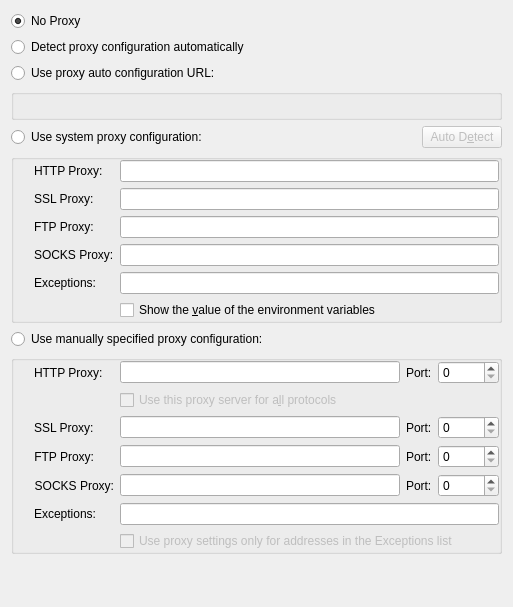
 <widget class="QWidget" name="ProxyDialogUI">
  <property name="geometry">
   <rect>
    <x>0</x>
    <y>0</y>
    <width>513</width>
    <height>567</height>
   </rect>
  </property>
  <property name="whatsThis">
   <string>&lt;qt&gt;
Setup proxy configuration.
&lt;p&gt;
A proxy server is an intermediate machine that sits between your computer and the Internet and provides services such as web page caching and filtering. Caching proxy servers give you faster access to web sites you have already visited by locally storing or caching those pages; filtering proxy servers usually provide the ability to block out requests for ads, spam, or anything else you want to block.
&lt;p&gt;
If you are uncertain whether or not you need to use a proxy server to connect to the Internet, consult your Internet service provider's setup guide or your system administrator.
&lt;/qt&gt;</string>
  </property>
  <layout class="QGridLayout" name="gridLayout">
   <item row="0" column="0">
    <widget class="QRadioButton" name="noProxyRadioButton">
     <property name="whatsThis">
      <string>Connect to the Internet directly.</string>
     </property>
     <property name="text">
      <string>No Proxy</string>
     </property>
     <property name="checked">
      <bool>true</bool>
     </property>
    </widget>
   </item>
   <item row="1" column="0" colspan="2">
    <widget class="QRadioButton" name="autoDiscoverProxyRadioButton">
     <property name="enabled">
      <bool>true</bool>
     </property>
     <property name="whatsThis">
      <string>&lt;qt&gt;
Automatically detect and configure the proxy settings.&lt;p&gt;
Automatic detection is performed using the &lt;b&gt;Web Proxy Auto-Discovery Protocol (WPAD)&lt;/b&gt;.&lt;p&gt;
&lt;b&gt;NOTE:&lt;/b&gt; This option might not work properly or not work at all in some UNIX/Linux distributions. If you encounter a problem when using this option, please check the FAQ section at http://konqueror.kde.org.
&lt;/qt&gt;</string>
     </property>
     <property name="text">
      <string>Detect proxy configuration automatically</string>
     </property>
    </widget>
   </item>
   <item row="2" column="0" colspan="2">
    <widget class="QRadioButton" name="autoScriptProxyRadioButton">
     <property name="enabled">
      <bool>true</bool>
     </property>
     <property name="whatsThis">
      <string>Use the specified proxy script to configure the proxy settings.</string>
     </property>
     <property name="text">
      <string>Use proxy auto configuration URL:</string>
     </property>
    </widget>
   </item>
   <item row="3" column="0" colspan="4">
    <widget class="QGroupBox" name="proxyConfigScriptGroupBox">
     <property name="flat">
      <bool>true</bool>
     </property>
     <layout class="QVBoxLayout" name="verticalLayout_2">
      <property name="leftMargin">
       <number>20</number>
      </property>
      <property name="topMargin">
       <number>0</number>
      </property>
      <property name="rightMargin">
       <number>0</number>
      </property>
      <property name="bottomMargin">
       <number>0</number>
      </property>
      <item>
       <widget class="KUrlRequester" name="proxyScriptUrlRequester">
        <property name="sizePolicy">
         <sizepolicy hsizetype="Expanding" vsizetype="Preferred">
          <horstretch>0</horstretch>
          <verstretch>0</verstretch>
         </sizepolicy>
        </property>
        <property name="whatsThis">
         <string>Enter the address for the proxy configuration script.</string>
        </property>
       </widget>
      </item>
     </layout>
    </widget>
   </item>
   <item row="4" column="0">
    <widget class="QRadioButton" name="systemProxyRadioButton">
     <property name="enabled">
      <bool>true</bool>
     </property>
     <property name="sizePolicy">
      <sizepolicy hsizetype="MinimumExpanding" vsizetype="Fixed">
       <horstretch>0</horstretch>
       <verstretch>0</verstretch>
      </sizepolicy>
     </property>
     <property name="whatsThis">
      <string>&lt;!DOCTYPE HTML PUBLIC &quot;-//W3C//DTD HTML 4.0//EN&quot; &quot;http://www.w3.org/TR/REC-html40/strict.dtd&quot;&gt;
&lt;html&gt;&lt;head&gt;&lt;meta name=&quot;qrichtext&quot; content=&quot;1&quot; /&gt;&lt;style type=&quot;text/css&quot;&gt;
p, li { white-space: pre-wrap; }
&lt;/style&gt;&lt;/head&gt;&lt;body style=&quot; font-family:'Sans Serif'; font-size:9pt; font-weight:400; font-style:normal;&quot;&gt;
&lt;p style=&quot; margin-top:0px; margin-bottom:0px; margin-left:0px; margin-right:0px; -qt-block-indent:0; text-indent:0px;&quot;&gt;Use proxy settings defined on the system.&lt;/p&gt;
&lt;p style=&quot; margin-top:12px; margin-bottom:12px; margin-left:0px; margin-right:0px; -qt-block-indent:0; text-indent:0px;&quot;&gt;Some platforms offer system wide proxy configuration information and selecting this option allows you to use those settings.&lt;/p&gt;
&lt;p style=&quot; margin-top:12px; margin-bottom:12px; margin-left:0px; margin-right:0px; -qt-block-indent:0; text-indent:0px;&quot;&gt;On Mac platforms&lt;/p&gt;
&lt;p style=&quot; margin-top:12px; margin-bottom:12px; margin-left:0px; margin-right:0px; -qt-block-indent:0; text-indent:0px;&quot;&gt;On Windows platforms&lt;/p&gt;
&lt;p style=&quot; margin-top:12px; margin-bottom:12px; margin-left:0px; margin-right:0px; -qt-block-indent:0; text-indent:0px;&quot;&gt;On Unix and Linux platforms, such system proxy settings are usually defined through environment variables. The following environment variables are detected and used when present: &lt;span style=&quot; font-weight:600;&quot;&gt;HTTP_PROXY&lt;/span&gt;,  &lt;span style=&quot; font-weight:600;&quot;&gt;HTTPS_PROXY&lt;/span&gt;, &lt;span style=&quot; font-weight:600;&quot;&gt;FTP_PROXY&lt;/span&gt;, &lt;span style=&quot; font-weight:600;&quot;&gt;NO_PROXY.&lt;/span&gt;&lt;/p&gt;
&lt;p style=&quot;-qt-paragraph-type:empty; margin-top:12px; margin-bottom:12px; margin-left:0px; margin-right:0px; -qt-block-indent:0; text-indent:0px;&quot;&gt;&lt;/p&gt;&lt;/body&gt;&lt;/html&gt;</string>
     </property>
     <property name="text">
      <string>Use system proxy configuration:</string>
     </property>
    </widget>
   </item>
   <item row="4" column="3">
    <widget class="QPushButton" name="autoDetectButton">
     <property name="enabled">
      <bool>false</bool>
     </property>
     <property name="whatsThis">
      <string>&lt;qt&gt;Attempt automatic discovery of the environment variables used for setting system wide proxy information.&lt;p&gt; This feature works by searching for commonly used variable names such as HTTP_PROXY, FTP_PROXY and NO_PROXY.&lt;/qt&gt;</string>
     </property>
     <property name="text">
      <string>Auto D&amp;etect</string>
     </property>
    </widget>
   </item>
   <item row="5" column="0" colspan="4">
    <widget class="QGroupBox" name="systemProxyGroupBox">
     <property name="flat">
      <bool>true</bool>
     </property>
     <layout class="QFormLayout" name="formLayout_2">
      <property name="leftMargin">
       <number>20</number>
      </property>
      <property name="topMargin">
       <number>0</number>
      </property>
      <property name="rightMargin">
       <number>0</number>
      </property>
      <property name="bottomMargin">
       <number>0</number>
      </property>
      <item row="0" column="0">
       <widget class="QLabel" name="systemProxyHttpLabel">
        <property name="whatsThis">
         <string>&lt;qt&gt;
Enter the name of the environment variable, e.g. &lt;b&gt;HTTP_PROXY&lt;/b&gt;, used to store the address of the HTTP proxy server.&lt;p&gt;
Alternatively, you can click on the &lt;b&gt;&quot;Auto Detect&quot;&lt;/b&gt; button to attempt automatic discovery of this variable.&lt;/p&gt;
&lt;/qt&gt;</string>
        </property>
        <property name="text">
         <string>HTTP Proxy:</string>
        </property>
        <property name="wordWrap">
         <bool>false</bool>
        </property>
        <property name="buddy">
         <cstring>systemProxyHttpEdit</cstring>
        </property>
       </widget>
      </item>
      <item row="0" column="1">
       <widget class="KLineEdit" name="systemProxyHttpEdit">
        <property name="sizePolicy">
         <sizepolicy hsizetype="Expanding" vsizetype="Fixed">
          <horstretch>0</horstretch>
          <verstretch>0</verstretch>
         </sizepolicy>
        </property>
        <property name="whatsThis">
         <string>&lt;qt&gt;
Enter the name of the environment variable, e.g. &lt;b&gt;HTTP_PROXY&lt;/b&gt;, used to store the address of the HTTP proxy server.&lt;p&gt;
Alternatively, you can click on the &lt;b&gt;&quot;Auto Detect&quot;&lt;/b&gt; button to attempt automatic discovery of this variable.&lt;/p&gt;
&lt;/qt&gt;</string>
        </property>
       </widget>
      </item>
      <item row="1" column="0">
       <widget class="QLabel" name="systemProxyHttpsLabel">
        <property name="whatsThis">
         <string>&lt;qt&gt;
Enter the name of the environment variable, e.g. &lt;b&gt;HTTPS_PROXY&lt;/b&gt;, used to store the address of the HTTPS proxy server.&lt;p&gt;
Alternatively, you can click on the &lt;b&gt;&quot;Auto Detect&quot;&lt;/b&gt; button to attempt an automatic discovery of this variable.&lt;/p&gt;
&lt;/qt&gt;</string>
        </property>
        <property name="text">
         <string>SSL Proxy:</string>
        </property>
        <property name="wordWrap">
         <bool>false</bool>
        </property>
        <property name="buddy">
         <cstring>systemProxyHttpsEdit</cstring>
        </property>
       </widget>
      </item>
      <item row="1" column="1">
       <widget class="KLineEdit" name="systemProxyHttpsEdit">
        <property name="sizePolicy">
         <sizepolicy hsizetype="Expanding" vsizetype="Fixed">
          <horstretch>0</horstretch>
          <verstretch>0</verstretch>
         </sizepolicy>
        </property>
        <property name="whatsThis">
         <string>&lt;qt&gt;
Enter the name of the environment variable, e.g. &lt;b&gt;HTTPS_PROXY&lt;/b&gt;, used to store the address of the HTTPS proxy server.&lt;p&gt;
Alternatively, you can click on the &lt;b&gt;&quot;Auto Detect&quot;&lt;/b&gt; button to attempt an automatic discovery of this variable.&lt;/p&gt;
&lt;/qt&gt;</string>
        </property>
       </widget>
      </item>
      <item row="2" column="0">
       <widget class="QLabel" name="systemProxyFtpLabel">
        <property name="whatsThis">
         <string>&lt;qt&gt;
Enter the name of the environment variable, e.g. &lt;b&gt;FTP_PROXY&lt;/b&gt;, used to store the address of the FTP proxy server.&lt;p&gt;
Alternatively, you can click on the &lt;b&gt;&quot;Auto Detect&quot;&lt;/b&gt; button to attempt an automatic discovery of this variable.&lt;/p&gt;
&lt;/qt&gt;</string>
        </property>
        <property name="text">
         <string>FTP Proxy:</string>
        </property>
        <property name="wordWrap">
         <bool>false</bool>
        </property>
        <property name="buddy">
         <cstring>systemProxyFtpEdit</cstring>
        </property>
       </widget>
      </item>
      <item row="2" column="1">
       <widget class="KLineEdit" name="systemProxyFtpEdit">
        <property name="sizePolicy">
         <sizepolicy hsizetype="Expanding" vsizetype="Fixed">
          <horstretch>0</horstretch>
          <verstretch>0</verstretch>
         </sizepolicy>
        </property>
        <property name="whatsThis">
         <string>&lt;qt&gt;
Enter the name of the environment variable, e.g. &lt;b&gt;FTP_PROXY&lt;/b&gt;, used to store the address of the FTP proxy server.&lt;p&gt;
Alternatively, you can click on the &lt;b&gt;&quot;Auto Detect&quot;&lt;/b&gt; button to attempt an automatic discovery of this variable.&lt;/p&gt;
&lt;/qt&gt;</string>
        </property>
       </widget>
      </item>
      <item row="3" column="0">
       <widget class="QLabel" name="systemProxySocksLabel">
        <property name="whatsThis">
         <string>&lt;qt&gt;
Enter the name of the environment variable, e.g. &lt;b&gt;FTP_PROXY&lt;/b&gt;, used to store the address of the FTP proxy server.&lt;p&gt;
Alternatively, you can click on the &lt;b&gt;&quot;Auto Detect&quot;&lt;/b&gt; button to attempt an automatic discovery of this variable.&lt;/p&gt;
&lt;/qt&gt;</string>
        </property>
        <property name="text">
         <string>SOCKS Proxy:</string>
        </property>
        <property name="wordWrap">
         <bool>false</bool>
        </property>
        <property name="buddy">
         <cstring>systemProxySocksEdit</cstring>
        </property>
       </widget>
      </item>
      <item row="3" column="1">
       <widget class="KLineEdit" name="systemProxySocksEdit">
        <property name="sizePolicy">
         <sizepolicy hsizetype="Expanding" vsizetype="Fixed">
          <horstretch>0</horstretch>
          <verstretch>0</verstretch>
         </sizepolicy>
        </property>
        <property name="whatsThis">
         <string>&lt;!DOCTYPE HTML PUBLIC &quot;-//W3C//DTD HTML 4.0//EN&quot; &quot;http://www.w3.org/TR/REC-html40/strict.dtd&quot;&gt;
&lt;html&gt;&lt;head&gt;&lt;meta name=&quot;qrichtext&quot; content=&quot;1&quot; /&gt;&lt;style type=&quot;text/css&quot;&gt;
p, li { white-space: pre-wrap; }
&lt;/style&gt;&lt;/head&gt;&lt;body style=&quot; font-family:'Sans Serif'; font-size:9pt; font-weight:400; font-style:normal;&quot;&gt;
&lt;p style=&quot; margin-top:0px; margin-bottom:0px; margin-left:0px; margin-right:0px; -qt-block-indent:0; text-indent:0px;&quot;&gt;Enter the name of the environment variable, e.g. &lt;span style=&quot; font-weight:600;&quot;&gt;SOCKS_PROXY&lt;/span&gt;, used to store the address of the FTP proxy server.&lt;/p&gt;
&lt;p style=&quot; margin-top:12px; margin-bottom:12px; margin-left:0px; margin-right:0px; -qt-block-indent:0; text-indent:0px;&quot;&gt;Alternatively, you can click on the &lt;span style=&quot; font-weight:600;&quot;&gt;&amp;quot;Auto Detect&amp;quot;&lt;/span&gt; button to attempt an automatic discovery of this variable.&lt;/p&gt;&lt;/body&gt;&lt;/html&gt;</string>
        </property>
       </widget>
      </item>
      <item row="4" column="0">
       <widget class="QLabel" name="sysNoProxyLabel">
        <property name="whatsThis">
         <string>&lt;qt&gt;
Enter the environment variable, e.g. &lt;b&gt;NO_PROXY&lt;/b&gt;, used to store the addresses of sites for which the proxy server should not be used.&lt;p&gt;
Alternatively, you can click on the &lt;b&gt;&quot;Auto Detect&quot;&lt;/b&gt; button to attempt an automatic discovery of this variable.
&lt;/qt&gt;</string>
        </property>
        <property name="text">
         <string>Exceptions:</string>
        </property>
        <property name="wordWrap">
         <bool>false</bool>
        </property>
        <property name="buddy">
         <cstring>systemNoProxyEdit</cstring>
        </property>
       </widget>
      </item>
      <item row="4" column="1">
       <widget class="KLineEdit" name="systemNoProxyEdit">
        <property name="sizePolicy">
         <sizepolicy hsizetype="Expanding" vsizetype="Fixed">
          <horstretch>0</horstretch>
          <verstretch>0</verstretch>
         </sizepolicy>
        </property>
        <property name="whatsThis">
         <string>&lt;!DOCTYPE HTML PUBLIC &quot;-//W3C//DTD HTML 4.0//EN&quot; &quot;http://www.w3.org/TR/REC-html40/strict.dtd&quot;&gt;
&lt;html&gt;&lt;head&gt;&lt;meta name=&quot;qrichtext&quot; content=&quot;1&quot; /&gt;&lt;style type=&quot;text/css&quot;&gt;
p, li { white-space: pre-wrap; }
&lt;/style&gt;&lt;/head&gt;&lt;body style=&quot; font-family:'Bitstream Vera Sans'; font-size:9pt; font-weight:400; font-style:normal;&quot;&gt;
&lt;p style=&quot; margin-top:0px; margin-bottom:0px; margin-left:0px; margin-right:0px; -qt-block-indent:0; text-indent:0px;&quot;&gt;Enter the environment variable, e.g. &lt;span style=&quot; font-weight:600;&quot;&gt;NO_PROXY&lt;/span&gt;, used to store the addresses of sites for which the above proxy settings should not be used.&lt;/p&gt;
&lt;p style=&quot; margin-top:12px; margin-bottom:12px; margin-left:0px; margin-right:0px; -qt-block-indent:0; text-indent:0px;&quot;&gt;Alternatively, you can click on the &lt;span style=&quot; font-weight:600;&quot;&gt;&amp;quot;Auto Detect&amp;quot;&lt;/span&gt; button to attempt an automatic discovery of this variable. &lt;/p&gt;&lt;/body&gt;&lt;/html&gt;</string>
        </property>
       </widget>
      </item>
      <item row="5" column="1">
       <widget class="QCheckBox" name="showEnvValueCheckBox">
        <property name="text">
         <string>Show the &amp;value of the environment variables</string>
        </property>
       </widget>
      </item>
     </layout>
    </widget>
   </item>
   <item row="6" column="0" colspan="2">
    <widget class="QRadioButton" name="manualProxyRadioButton">
     <property name="enabled">
      <bool>true</bool>
     </property>
     <property name="sizePolicy">
      <sizepolicy hsizetype="MinimumExpanding" vsizetype="Fixed">
       <horstretch>0</horstretch>
       <verstretch>0</verstretch>
      </sizepolicy>
     </property>
     <property name="whatsThis">
      <string>Manually enter proxy server configuration information.</string>
     </property>
     <property name="text">
      <string>Use manually specified proxy configuration:</string>
     </property>
    </widget>
   </item>
   <item row="7" column="0" colspan="4">
    <widget class="QGroupBox" name="manualProxyGroupBox">
     <property name="title">
      <string/>
     </property>
     <property name="flat">
      <bool>true</bool>
     </property>
     <layout class="QFormLayout" name="formLayout">
      <property name="fieldGrowthPolicy">
       <enum>QFormLayout::ExpandingFieldsGrow</enum>
      </property>
      <property name="leftMargin">
       <number>20</number>
      </property>
      <property name="topMargin">
       <number>0</number>
      </property>
      <property name="rightMargin">
       <number>0</number>
      </property>
      <property name="bottomMargin">
       <number>0</number>
      </property>
      <item row="0" column="0">
       <widget class="QLabel" name="manualProxyHttpEditLabel">
        <property name="sizePolicy">
         <sizepolicy hsizetype="Fixed" vsizetype="Preferred">
          <horstretch>0</horstretch>
          <verstretch>0</verstretch>
         </sizepolicy>
        </property>
        <property name="text">
         <string>HTTP Proxy:</string>
        </property>
        <property name="wordWrap">
         <bool>false</bool>
        </property>
        <property name="buddy">
         <cstring>manualProxyHttpEdit</cstring>
        </property>
       </widget>
      </item>
      <item row="0" column="1">
       <layout class="QHBoxLayout" name="horizontalLayout_4">
        <item>
         <widget class="KLineEdit" name="manualProxyHttpEdit">
          <property name="whatsThis">
           <string>Enter the address of the HTTP proxy server.</string>
          </property>
         </widget>
        </item>
        <item>
         <widget class="QLabel" name="manualProxyHttpSpinBoxLabel">
          <property name="text">
           <string>Port:</string>
          </property>
          <property name="buddy">
           <cstring>manualProxyHttpSpinBox</cstring>
          </property>
         </widget>
        </item>
        <item>
         <widget class="KIntSpinBox" name="manualProxyHttpSpinBox">
          <property name="maximumSize">
           <size>
            <width>32767</width>
            <height>32767</height>
           </size>
          </property>
          <property name="whatsThis">
           <string>Enter the port number of the HTTP proxy server.</string>
          </property>
          <property name="maximum">
           <number>65536</number>
          </property>
         </widget>
        </item>
       </layout>
      </item>
      <item row="1" column="1">
       <widget class="QCheckBox" name="useSameProxyCheckBox">
        <property name="enabled">
         <bool>false</bool>
        </property>
        <property name="text">
         <string>Use this proxy server for a&amp;ll protocols</string>
        </property>
       </widget>
      </item>
      <item row="2" column="0">
       <widget class="QLabel" name="manualProxyHttpsEditLabel">
        <property name="sizePolicy">
         <sizepolicy hsizetype="Fixed" vsizetype="Preferred">
          <horstretch>0</horstretch>
          <verstretch>0</verstretch>
         </sizepolicy>
        </property>
        <property name="text">
         <string>SSL Proxy:</string>
        </property>
        <property name="wordWrap">
         <bool>false</bool>
        </property>
        <property name="buddy">
         <cstring>manualProxyHttpsEdit</cstring>
        </property>
       </widget>
      </item>
      <item row="2" column="1">
       <layout class="QHBoxLayout" name="horizontalLayout_3">
        <item>
         <widget class="KLineEdit" name="manualProxyHttpsEdit">
          <property name="whatsThis">
           <string>Enter the address of the HTTPS proxy server.</string>
          </property>
         </widget>
        </item>
        <item>
         <widget class="QLabel" name="manualProxyHttpsSpinBoxLabel">
          <property name="text">
           <string>Port:</string>
          </property>
          <property name="buddy">
           <cstring>manualProxyHttpsSpinBox</cstring>
          </property>
         </widget>
        </item>
        <item>
         <widget class="KIntSpinBox" name="manualProxyHttpsSpinBox">
          <property name="whatsThis">
           <string>Enter the port number of the HTTPS proxy server.</string>
          </property>
          <property name="maximum">
           <number>65536</number>
          </property>
         </widget>
        </item>
       </layout>
      </item>
      <item row="3" column="0">
       <widget class="QLabel" name="manualProxyFtpEditLabel">
        <property name="sizePolicy">
         <sizepolicy hsizetype="Fixed" vsizetype="Preferred">
          <horstretch>0</horstretch>
          <verstretch>0</verstretch>
         </sizepolicy>
        </property>
        <property name="text">
         <string>FTP Proxy:</string>
        </property>
        <property name="alignment">
         <set>Qt::AlignRight|Qt::AlignTrailing|Qt::AlignVCenter</set>
        </property>
        <property name="wordWrap">
         <bool>false</bool>
        </property>
        <property name="buddy">
         <cstring>manualProxyFtpEdit</cstring>
        </property>
       </widget>
      </item>
      <item row="3" column="1">
       <layout class="QHBoxLayout" name="horizontalLayout_2">
        <item>
         <widget class="KLineEdit" name="manualProxyFtpEdit">
          <property name="whatsThis">
           <string>Enter the address of the FTP proxy server.</string>
          </property>
         </widget>
        </item>
        <item>
         <widget class="QLabel" name="manualProxyFtpSpinBoxLabel">
          <property name="text">
           <string>Port:</string>
          </property>
          <property name="buddy">
           <cstring>manualProxyFtpSpinBox</cstring>
          </property>
         </widget>
        </item>
        <item>
         <widget class="KIntSpinBox" name="manualProxyFtpSpinBox">
          <property name="whatsThis">
           <string>Enter the port number of the FTP proxy server.</string>
          </property>
          <property name="maximum">
           <number>65536</number>
          </property>
         </widget>
        </item>
       </layout>
      </item>
      <item row="4" column="0">
       <widget class="QLabel" name="manualProxySocksEditLabel">
        <property name="sizePolicy">
         <sizepolicy hsizetype="Fixed" vsizetype="Preferred">
          <horstretch>0</horstretch>
          <verstretch>0</verstretch>
         </sizepolicy>
        </property>
        <property name="text">
         <string>SOCKS Proxy:</string>
        </property>
        <property name="alignment">
         <set>Qt::AlignRight|Qt::AlignTrailing|Qt::AlignVCenter</set>
        </property>
        <property name="buddy">
         <cstring>manualProxySocksEdit</cstring>
        </property>
       </widget>
      </item>
      <item row="4" column="1">
       <layout class="QHBoxLayout" name="horizontalLayout">
        <item>
         <widget class="KLineEdit" name="manualProxySocksEdit">
          <property name="whatsThis">
           <string>Enter the address of the SOCKS proxy server.</string>
          </property>
         </widget>
        </item>
        <item>
         <widget class="QLabel" name="manualProxySocksSpinBoxLabel">
          <property name="text">
           <string>Port:</string>
          </property>
          <property name="buddy">
           <cstring>manualProxySocksSpinBox</cstring>
          </property>
         </widget>
        </item>
        <item>
         <widget class="KIntSpinBox" name="manualProxySocksSpinBox">
          <property name="whatsThis">
           <string>Enter the port number of the SOCKS proxy server.</string>
          </property>
          <property name="maximum">
           <number>65536</number>
          </property>
         </widget>
        </item>
       </layout>
      </item>
      <item row="5" column="0">
       <widget class="QLabel" name="manNoProxyLabel">
        <property name="whatsThis">
         <string>&lt;qt&gt;
Enter the environment variable, e.g. &lt;b&gt;NO_PROXY&lt;/b&gt;, used to store the addresses of sites for which the proxy server should not be used.&lt;p&gt;
Alternatively, you can click on the &lt;b&gt;&quot;Auto Detect&quot;&lt;/b&gt; button to attempt an automatic discovery of this variable.
&lt;/qt&gt;</string>
        </property>
        <property name="text">
         <string>Exceptions:</string>
        </property>
        <property name="alignment">
         <set>Qt::AlignRight|Qt::AlignTrailing|Qt::AlignVCenter</set>
        </property>
        <property name="wordWrap">
         <bool>false</bool>
        </property>
        <property name="buddy">
         <cstring>manualNoProxyEdit</cstring>
        </property>
       </widget>
      </item>
      <item row="5" column="1">
       <widget class="KLineEdit" name="manualNoProxyEdit">
        <property name="sizePolicy">
         <sizepolicy hsizetype="Expanding" vsizetype="Fixed">
          <horstretch>0</horstretch>
          <verstretch>0</verstretch>
         </sizepolicy>
        </property>
        <property name="whatsThis">
         <string>&lt;!DOCTYPE HTML PUBLIC &quot;-//W3C//DTD HTML 4.0//EN&quot; &quot;http://www.w3.org/TR/REC-html40/strict.dtd&quot;&gt;
&lt;html&gt;&lt;head&gt;&lt;meta name=&quot;qrichtext&quot; content=&quot;1&quot; /&gt;&lt;style type=&quot;text/css&quot;&gt;
p, li { white-space: pre-wrap; }
&lt;/style&gt;&lt;/head&gt;&lt;body style=&quot; font-family:'Bitstream Vera Sans'; font-size:9pt; font-weight:400; font-style:normal;&quot;&gt;
&lt;p style=&quot; margin-top:0px; margin-bottom:0px; margin-left:0px; margin-right:0px; -qt-block-indent:0; text-indent:0px;&quot;&gt;&lt;span style=&quot; font-family:'Sans Serif';&quot;&gt;Enter a comma separated list of hostnames or ip addresses that should be excluded from using the above proxy settings.&lt;/span&gt;&lt;/p&gt;
&lt;p style=&quot;-qt-paragraph-type:empty; margin-top:0px; margin-bottom:0px; margin-left:0px; margin-right:0px; -qt-block-indent:0; text-indent:0px; font-family:'Sans Serif';&quot;&gt;&lt;/p&gt;
&lt;p style=&quot; margin-top:0px; margin-bottom:0px; margin-left:0px; margin-right:0px; -qt-block-indent:0; text-indent:0px;&quot;&gt;&lt;span style=&quot; font-family:'Sans Serif';&quot;&gt;If you want to exclude all hosts for a given domain, then simply enter the domain name preceded by a dot. For example, to exclude all hostnames for &lt;/span&gt;&lt;span style=&quot; font-family:'Sans Serif'; font-style:italic;&quot;&gt;kde.org&lt;/span&gt;&lt;span style=&quot; font-family:'Sans Serif';&quot;&gt;, enter &lt;/span&gt;&lt;span style=&quot; font-family:'Sans Serif'; font-style:italic;&quot;&gt;.kde.org&lt;/span&gt;&lt;span style=&quot; font-family:'Sans Serif';&quot;&gt;. Wildcard characters such as '*' or '?' are not supported and will have no effect. &lt;/span&gt;&lt;/p&gt;
&lt;p style=&quot;-qt-paragraph-type:empty; margin-top:0px; margin-bottom:0px; margin-left:0px; margin-right:0px; -qt-block-indent:0; text-indent:0px; font-family:'Sans Serif';&quot;&gt;&lt;/p&gt;
&lt;p style=&quot; margin-top:0px; margin-bottom:0px; margin-left:0px; margin-right:0px; -qt-block-indent:0; text-indent:0px;&quot;&gt;&lt;span style=&quot; font-family:'Sans Serif';&quot;&gt;Additionally, you can also enter IP addresses, e.g. 127.0.0.1 and IP addresses with a subnet, e.g. 192.168.0.1/24.&lt;/span&gt;&lt;/p&gt;
&lt;p style=&quot;-qt-paragraph-type:empty; margin-top:0px; margin-bottom:0px; margin-left:0px; margin-right:0px; -qt-block-indent:0; text-indent:0px; font-family:'Sans Serif';&quot;&gt;&lt;/p&gt;&lt;/body&gt;&lt;/html&gt;</string>
        </property>
       </widget>
      </item>
      <item row="6" column="1">
       <widget class="QCheckBox" name="useReverseProxyCheckBox">
        <property name="enabled">
         <bool>false</bool>
        </property>
        <property name="whatsThis">
         <string>&lt;!DOCTYPE HTML PUBLIC &quot;-//W3C//DTD HTML 4.0//EN&quot; &quot;http://www.w3.org/TR/REC-html40/strict.dtd&quot;&gt;
&lt;html&gt;&lt;head&gt;&lt;meta name=&quot;qrichtext&quot; content=&quot;1&quot; /&gt;&lt;style type=&quot;text/css&quot;&gt;
p, li { white-space: pre-wrap; }
&lt;/style&gt;&lt;/head&gt;&lt;body style=&quot; font-family:'Bitstream Vera Sans'; font-size:9pt; font-weight:400; font-style:normal;&quot;&gt;
&lt;p style=&quot; margin-top:0px; margin-bottom:0px; margin-left:0px; margin-right:0px; -qt-block-indent:0; text-indent:0px;&quot;&gt;Check this box if you want the above proxy settings to apply only to the addresses listed in the &lt;span style=&quot; font-style:italic;&quot;&gt;Exceptions&lt;/span&gt; list.&lt;/p&gt;&lt;/body&gt;&lt;/html&gt;</string>
        </property>
        <property name="text">
         <string>Use proxy settings only for addresses in the Exceptions list</string>
        </property>
       </widget>
      </item>
     </layout>
    </widget>
   </item>
   <item row="8" column="2">
    <spacer name="verticalSpacer">
     <property name="orientation">
      <enum>Qt::Vertical</enum>
     </property>
     <property name="sizeType">
      <enum>QSizePolicy::MinimumExpanding</enum>
     </property>
     <property name="sizeHint" stdset="0">
      <size>
       <width>20</width>
       <height>42</height>
      </size>
     </property>
    </spacer>
   </item>
  </layout>
 </widget>
